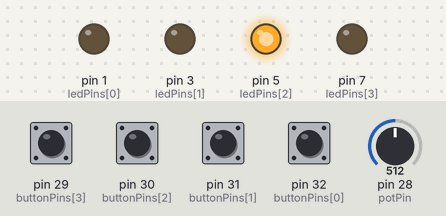
Bench run of a sketch on a simulated Teensy 4. Parts: output pins drawn as LEDs (lit = HIGH). Dashed ring = blinking. The test bench sets the inputs (shaded band); at power-on: pin 29 (buttonPins[3]), pin 30 (buttonPins[2]), pin 31 (buttonPins[1]), pin 32 (buttonPins[0]) LOW, pin 28 (potPin) = 512.

Above: at 1.2 s.
1.3 s: pin 28 (potPin) set to 0
4.3 s: pin 29 (buttonPins[3]) pulled HIGH for 0.15 s
At 6.6 s:
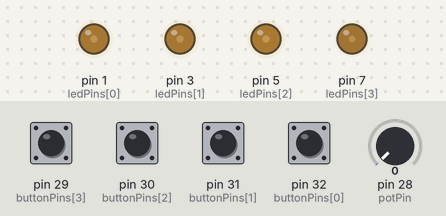
7.3 s: pin 28 (potPin) set to 122
At 7.48 s:
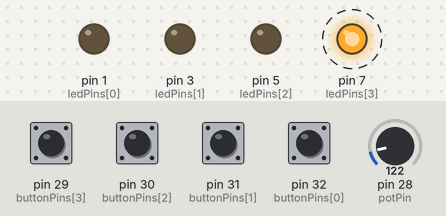
At 7.85 s:
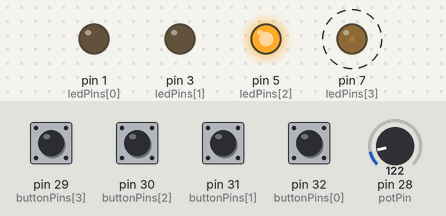
10.3 s: pin 30 (buttonPins[2]) pulled HIGH for 0.15 s
At 10.56 s:
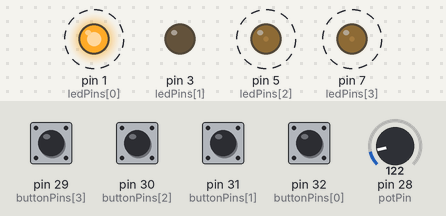
13.3 s: pin 31 (buttonPins[1]) pulled HIGH for 0.15 s
16.3 s: pin 32 (buttonPins[0]) pulled HIGH for 0.15 s
Timing chart, 0 to 20.3 s (numbered marks = the images above; inputs shaded):
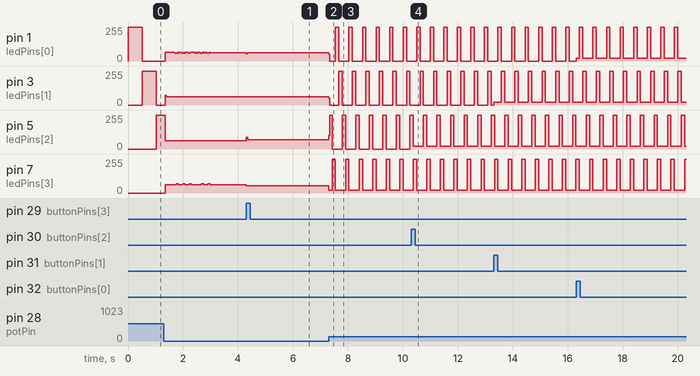

Measured:
- after the input at 4.3 s, pin 1 (ledPins[0]): 61/255 → 62/255 at once; pin 5 (ledPins[2]): 61/255 → 69/255 at once; pin 7 (ledPins[3]): 62/255 → 53/255 at once, → 20/255 3.0 s later
- after the input at 7.3 s, pin 5 (ledPins[2]): 69/255 → 105/255 at once, then moves between 0/255 and 255/255, repeating every 0.49 s; pin 7 (ledPins[3]): alternates 255/255 for 0.12 s and 20/255 for 0.37 s, starting after 0.12 s
- by itself, pin 3 (ledPins[1]): alternates 255/255 for 0.12 s and 20/255 for 0.37 s

The sketch:

new_lab_5.ino
```cpp
int buttonPins[4] = { 32, 31, 30, 29 };
int ledPins[4] = { 1, 3, 5, 7 };

bool buttonStates[4] = { LOW, LOW, LOW, LOW };
bool lastButtonStates[4] = { LOW, LOW, LOW, LOW };
bool buttonOn[4] = { LOW, LOW, LOW, LOW };

int pinTotal = 4;

unsigned long lastStepTime = 0;
unsigned long lastRandomTime = 0;

int currentStep = 0;
int totalStep = 4;
int stepLength = 1000;
int potPin = A14;

void setup() {
  for (int i = 0; i < pinTotal; i++) {
    pinMode(buttonPins[i], INPUT);
    pinMode(ledPins[i], OUTPUT);
  }
}

void loop() {
  sequence();
  checkButtons();
  checkLeds();
}

void sequence() {
  int stepLength = analogRead(potPin);
  if (millis() - lastStepTime > stepLength) {
    lastStepTime = millis();
    usbMIDI.sendNoteOff(60, 0, 1);
    nextStepForward();
    if (buttonOn[currentStep]) {
      usbMIDI.sendNoteOn(60, 127, 1);
    }
  }
}

void checkButtons() {
  for (int i = 0; i < 4; i++) {
    lastButtonStates[i] = buttonStates[i];
    buttonStates[i] = digitalRead(buttonPins[i]);

    if (lastButtonStates[i] == LOW and buttonStates[i] == HIGH) {
      buttonOn[i] = !buttonOn[i];
      delay(5);
    }
  }
}

void checkLeds() {
  for (int i = 0; i < pinTotal; i++) {
    if (i == currentStep) {
      analogWrite(ledPins[i], 255);
    } else if (buttonOn[i] == true) {
      analogWrite(ledPins[i], 20);
    } else {
      analogWrite(ledPins[i], 0);
    }
  }
}

void nextStepForward() {
  currentStep = currentStep + 1;
  if (currentStep >= totalStep) {
    currentStep = 0;
  }
}
```
